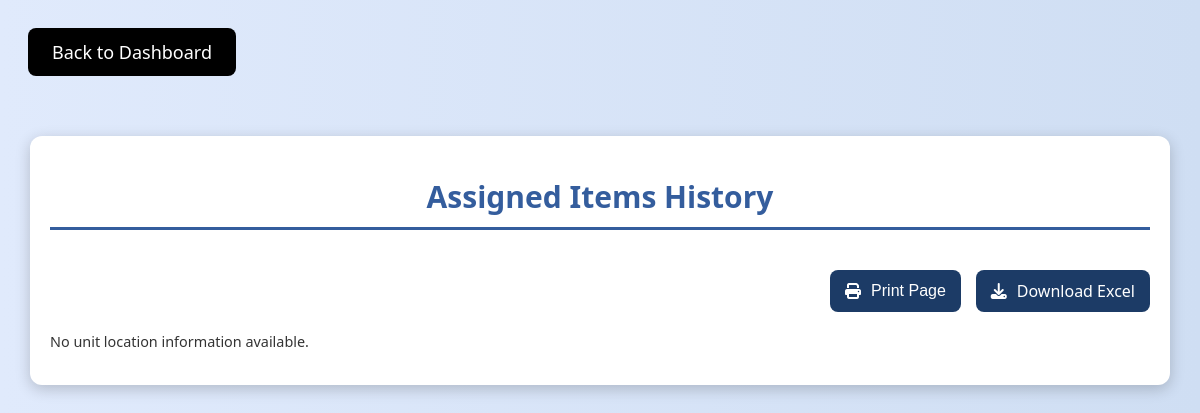
The app's page /display_location_info.php, older data.
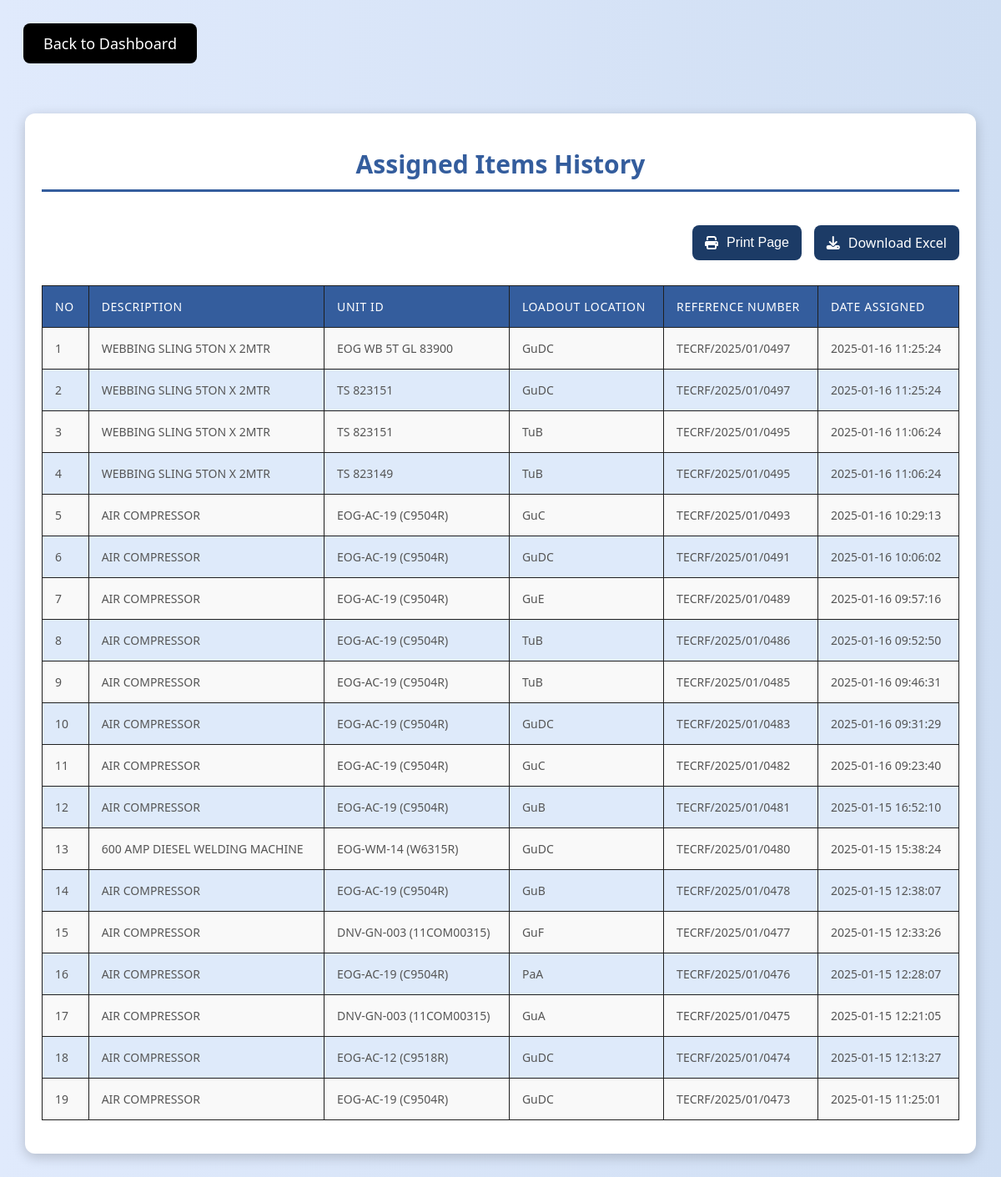
The same page, newer data.
### tables this page shows
CREATE TABLE `unit_location_history` (
  `id` int(11) NOT NULL,
  `description` varchar(255) NOT NULL,
  `unit_id` varchar(255) NOT NULL,
  `loadout_location` varchar(255) NOT NULL,
  `action_notice_no` varchar(255) NOT NULL,
  `assigned_at` datetime DEFAULT current_timestamp()
);

### display_location_info.php (the view, shortened to what this page needs)
<?php
include 'database.php';
$sql = "SELECT * FROM unit_location_history ORDER BY assigned_at DESC";
$result = $conn->query($sql);
?>
<!DOCTYPE html>
<html lang="en">
<head>
    <link rel="stylesheet" href="https://cdnjs.cloudflare.com/ajax/libs/font-awesome/6.5.0/css/all.min.css">
    <link rel="stylesheet" href="styleInfo.css">
</head>
<body>
<a href="adminStaff.php" class="back-btn">Back to Dashboard</a>
<div class="container">
    <h1>Assigned Items History</h1>
    <div class="actions">
        <button class="action-btn print-btn" onclick="window.print()">
            <i class="fa fa-print"></i> Print Page
        </button>
        <a href="export_assigned_history.php ?>" class="action-btn excel-btn">
            <i class="fa fa-download"></i> Download Excel
        </a>
    </div>
    <?php if ($result->num_rows > 0): ?>
        <table>
            <thead>
                <tr>
                    <th>No</th>
                    <th>Description</th>
                    <th>Unit ID</th>
                    <th>Loadout Location</th>
                    <th>Reference Number</th>
                    <th>Date Assigned</th>
                </tr>
            </thead>
            <tbody>
                <?php
                $no = 1;
                while ($row = $result->fetch_assoc()): ?>
                    <tr>
                        <td><?php echo $no++; ?></td>
                        <td><?php echo htmlspecialchars($row['description']); ?></td>
                        <td><?php echo htmlspecialchars($row['unit_id']); ?></td>
                        <td><?php echo htmlspecialchars($row['loadout_location']); ?></td>
                        <td><?php echo htmlspecialchars($row['action_notice_no']); ?></td>
                        <td><?php echo htmlspecialchars($row['assigned_at']); ?></td>
                    </tr>
                <?php endwhile; ?>
            </tbody>
        </table>
    <?php else: ?>
        <p>No unit location information available.</p>
    <?php endif; ?>
</div>
</body>
</html>

### styleInfo.css (style rules this page uses)
body { font-family: 'Segoe UI', Tahoma, Geneva, Verdana, sans-serif; background: linear-gradient(to right, #e0eafc, #cfdef3); color: #333; padding: 20px; position: relative; font-size: 0.9em; }
h1 { font-size: 30px; text-align: center; color: #345d9d; margin-bottom: 20px; border-bottom: 3px solid #345d9d; padding-bottom: 10px; }
table { width: 100%; border-collapse: collapse; margin: 20px 0; }
table, th, td { border: 1px solid black; }
th, td { padding: 10px; text-align: left; }
th { background-color: #f2f2f2; }
.container { max-width: 1100px; margin: 40px auto; padding: 20px; background-color: #fff; box-shadow: 0 4px 15px rgba(0, 0, 0, 0.2); border-radius: 12px; }
table { margin-top: 30px; width: 100%; border-collapse: collapse; overflow: hidden; background: #fff; }
th, td { border: 1px solid #1f1f1f; padding: 15px; text-align: left; font-size: 14px; color: #555; }
th { background-color: #345d9d; color: #fff; text-transform: uppercase; letter-spacing: 0.6px; font-weight: 500; }
td { background-color: #f9f9f9; }
tr:nth-child(even) td { background-color: #deeafa }
a { color: #000000; text-decoration: none; }
.actions { margin-top: 40px; display: flex; justify-content: right; gap: 15px; margin-bottom: 20px; }
.action-btn { padding: 10px 15px; font-size: 16px; border: none; border-radius: 8px; color: #fff; cursor: pointer; display: flex; align-items: center; gap: 10px; }
.print-btn { background-color: #1c3b66; }
.excel-btn { background-color: #1c3b66; }
.back-btn { display: inline-block; padding: 12px 24px; font-size: 18px; background-color: #000; color: #fff; text-decoration: none; border-radius: 8px; text-align: center; transition: background-color 0.3s ease; margin-bottom: 20px; }
.back-btn { margin-bottom: 20px; text-align: left; }

Row changes from the older to the newer data that the page shows:
added unit_location_history: description "WEBBING SLING 5TON X 2MTR", unit "EOG WB 5T GL 83900", loadout_location "GuDC", action_notice_no "TECRF/2025/01/0497", assigned_at "2025-01-16 11:25:24"
added unit_location_history: description "WEBBING SLING 5TON X 2MTR", unit "TS 823151", loadout_location "GuDC", action_notice_no "TECRF/2025/01/0497", assigned_at "2025-01-16 11:25:24"
added unit_location_history: description "WEBBING SLING 5TON X 2MTR", unit "TS 823151", loadout_location "TuB", action_notice_no "TECRF/2025/01/0495", assigned_at "2025-01-16 11:06:24"
added unit_location_history: description "WEBBING SLING 5TON X 2MTR", unit "TS 823149", loadout_location "TuB", action_notice_no "TECRF/2025/01/0495", assigned_at "2025-01-16 11:06:24"
added unit_location_history: description "AIR COMPRESSOR", unit "EOG-AC-19 (C9504R)", loadout_location "GuC", action_notice_no "TECRF/2025/01/0493", assigned_at "2025-01-16 10:29:13"
added unit_location_history: description "AIR COMPRESSOR", unit "EOG-AC-19 (C9504R)", loadout_location "GuDC", action_notice_no "TECRF/2025/01/0491", assigned_at "2025-01-16 10:06:02"
added unit_location_history: description "AIR COMPRESSOR", unit "EOG-AC-19 (C9504R)", loadout_location "GuE", action_notice_no "TECRF/2025/01/0489", assigned_at "2025-01-16 09:57:16"
added unit_location_history: description "AIR COMPRESSOR", unit "EOG-AC-19 (C9504R)", loadout_location "TuB", action_notice_no "TECRF/2025/01/0486", assigned_at "2025-01-16 09:52:50"
added unit_location_history: description "AIR COMPRESSOR", unit "EOG-AC-19 (C9504R)", loadout_location "TuB", action_notice_no "TECRF/2025/01/0485", assigned_at "2025-01-16 09:46:31"
added unit_location_history: description "AIR COMPRESSOR", unit "EOG-AC-19 (C9504R)", loadout_location "GuDC", action_notice_no "TECRF/2025/01/0483", assigned_at "2025-01-16 09:31:29"
added unit_location_history: description "AIR COMPRESSOR", unit "EOG-AC-19 (C9504R)", loadout_location "GuC", action_notice_no "TECRF/2025/01/0482", assigned_at "2025-01-16 09:23:40"
added unit_location_history: description "AIR COMPRESSOR", unit "EOG-AC-19 (C9504R)", loadout_location "GuB", action_notice_no "TECRF/2025/01/0481", assigned_at "2025-01-15 16:52:10"
added unit_location_history: description "600 AMP DIESEL WELDING MACHINE", unit "EOG-WM-14 (W6315R)", loadout_location "GuDC", action_notice_no "TECRF/2025/01/0480", assigned_at "2025-01-15 15:38:24"
added unit_location_history: description "AIR COMPRESSOR", unit "EOG-AC-19 (C9504R)", loadout_location "GuB", action_notice_no "TECRF/2025/01/0478", assigned_at "2025-01-15 12:38:07"
added unit_location_history: description "AIR COMPRESSOR", unit "DNV-GN-003 (11COM00315)", loadout_location "GuF", action_notice_no "TECRF/2025/01/0477", assigned_at "2025-01-15 12:33:26"
added unit_location_history: description "AIR COMPRESSOR", unit "EOG-AC-19 (C9504R)", loadout_location "PaA", action_notice_no "TECRF/2025/01/0476", assigned_at "2025-01-15 12:28:07"
added unit_location_history: description "AIR COMPRESSOR", unit "DNV-GN-003 (11COM00315)", loadout_location "GuA", action_notice_no "TECRF/2025/01/0475", assigned_at "2025-01-15 12:21:05"
added unit_location_history: description "AIR COMPRESSOR", unit "EOG-AC-12 (C9518R)", loadout_location "GuDC", action_notice_no "TECRF/2025/01/0474", assigned_at "2025-01-15 12:13:27"
added unit_location_history: description "AIR COMPRESSOR", unit "EOG-AC-19 (C9504R)", loadout_location "GuDC", action_notice_no "TECRF/2025/01/0473", assigned_at "2025-01-15 11:25:01"
Text that changed along with them:
text no longer shown: "No unit location information available."
text now shown: "NO DESCRIPTION UNIT ID LOADOUT LOCATION REFERENCE NUMBER DATE ASSIGNED"
